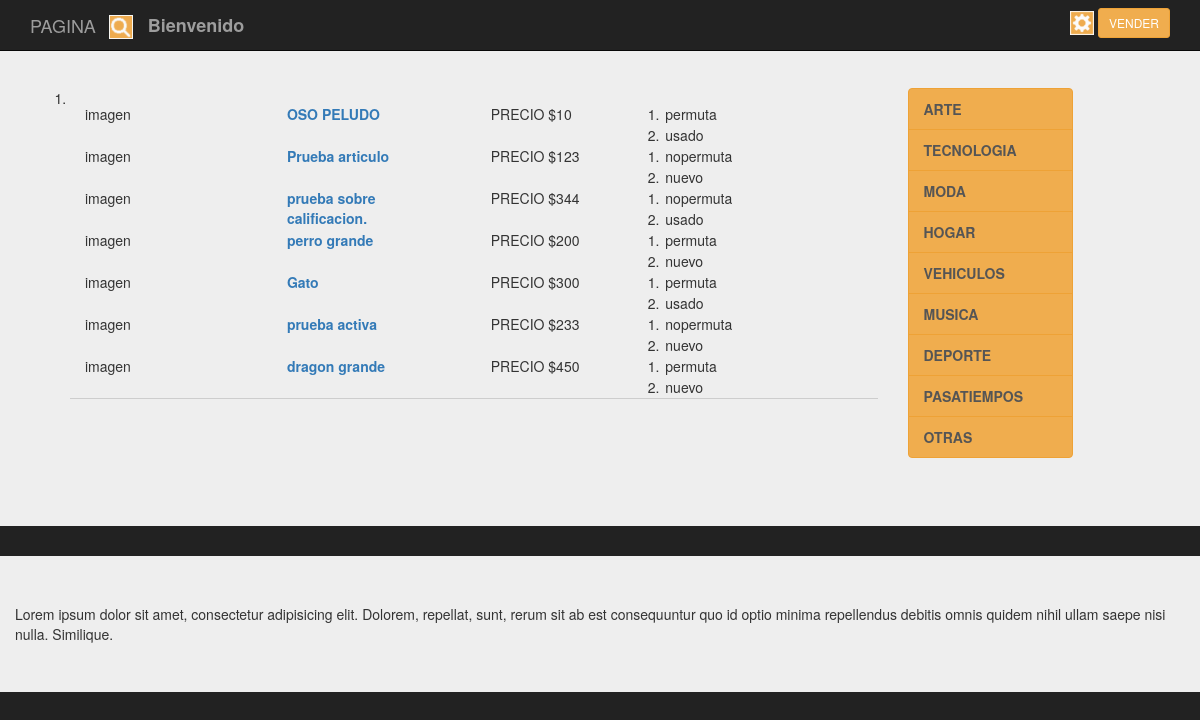
/Prueba/Presentacion/search.php, run on the app's committed database.
### tables this page shows
CREATE TABLE `publicacion` (
  `id_pub` int(11) NOT NULL,
  `id_usup` int(11) NOT NULL,
  `nom_pub` varchar(40) DEFAULT NULL,
  `precio_pub` int(11) DEFAULT NULL,
  `stock_pub` int(11) DEFAULT NULL,
  `descripcion_pub` varchar(400) DEFAULT NULL,
  `img01_pub` varchar(20) DEFAULT NULL,
  `img02_pub` varchar(20) NOT NULL,
  `img03_pub` varchar(20) NOT NULL,
  `nuevo_pub` varchar(20) DEFAULT NULL,
  `fecha_pub` date DEFAULT NULL,
  `acepta_permuta_pub` varchar(20) DEFAULT NULL,
  `categoria_pub` varchar(20) DEFAULT NULL,
  `denuncia_pub` tinyint(1) DEFAULT NULL,
  `activa` varchar(20) NOT NULL
);

### Prueba/clases/Publicacion.class.php (called while the page is built, shortened)
<?php
require_once('../persistencia/PersistenciaPublicacion.class.php');
class Publicacion
{
    public function consultaTodos($conex)
    {
      $pu=new PersistenciaPublicacion;
      $datos= $pu->consTodos($conex);
      return $datos;
    }
}
?>

### Prueba/persistencia/PersistenciaPublicacion.class.php (called while the page is built, shortened)
<?php
class PersistenciaPublicacion
{
   public function consTodos( $conex)
   {
        $sql = "select * from publicacion,usuario where id_usu= id_usup and activa='si' order by premium DESC";
        $result = $conex->prepare($sql);
		$result->execute();
		$resultados=$result->fetchAll();
       return $resultados;
    }
 }
?>

### Prueba/Presentacion/search.php (the view, shortened to what this page needs)
<?php
require_once('../clases/Publicacion.class.php');
?>
<!doctype html>
<html lang="en">
<head>
<link rel="stylesheet" href="https://maxcdn.bootstrapcdn.com/bootstrap/3.3.7/css/bootstrap.min.css">
<link rel="stylesheet" href="../css/estilos.css">
	</head>
<body>
		<div class="container">
			<nav class="navbar navbar-inverse navbar-fixed-top">
				  <div class="container">
					<div class="navbar-header">
					  <a class="navbar-brand" href="#">PAGINA</a>
					  <div class="navbar-brand">
							<form class="forma-busqueda cf" action="/search.php" method="post">
								<input name="keywords" id="search_box" type="text" placeholder="" >
							</form>
					  </div>
					</div>
					<div id="navbar" class="navbar-collapse collapse">
					<div class="navbar-brand"><label>Bienvenido <?php echo $_SESSION["LOGIN"];?></label></div>
					  <form class="navbar-form navbar-right">
							<div class="dropdown">
								<a href="#" class="dropdown-toggle" data-toggle="dropdown" data-hover="dropdown">
								<img src="../images/engine-icon.png" alt="">
								</a>
								<a href="venta.php" class="btn btn-warning btn-sm">VENDER</a>
							</div>
					  </form>
					</div>
				  </div>
			</nav>
		</div>
		<div class="jumbotron">
			<div class="container">
				<section class="main row">
					<div class="col-md-9">
					<ol class="pre-scrollable">
						<li class="intem-resultado">
							<div class="container">
								<div class="row">
									<?php
										$conex = conectar();
										$d = new Publicacion();
										$datos_d=$d->consultaTodos($conex);
										$cuenta=count($datos_d);
									?>
									<?php
										for ($i=0;$i<$cuenta;$i++)
										{
										?>
											<div class="col-md-3">
											imagen
											</div>
											<div class="col-md-3">
											<strong>
												<a href="#" value="<?php echo $datos_d[$i][0]?>"  ><?php echo $datos_d[$i][2]?></a>
											</strong>
											</div>
											<div class="col-md-2">
												<strong>
												<option value="<?php echo $datos_d[$i][0]?>"  >PRECIO $<?php echo $datos_d[$i][3]?></option>
												</strong>
											</div>
											<div class="col-md-4">
												<ol>
													<li><option value="<?php echo $datos_d[$i][0]?>"  ><?php echo $datos_d[$i][11]?></option></li>
													<li><option value="<?php echo $datos_d[$i][0]?>"  ><?php echo $datos_d[$i][9]?></option></li>
												</ol>
											</div>
								<?php
								}
								?>
								</div>
							</div>
						</li>
					</ol>
					</div>
					<div>
						<div class="col-xs-6 col-sm-3 col-md-2 sidebar-offcanvas aling-left" id="sidebar">
						  <div class="list-group"><b>
						 	<a href="#" class="list-group-item">ARTE</a>
							<a href="#" class="list-group-item">TECNOLOGIA</a>
							<a href="#" class="list-group-item">MODA</a>
							<a href="#" class="list-group-item">HOGAR</a>
							<a href="#" class="list-group-item">VEHICULOS</a>
							<a href="#" class="list-group-item">MUSICA</a>
							<a href="#" class="list-group-item">DEPORTE</a>
							<a href="#" class="list-group-item">PASATIEMPOS</a>
							<a href="#" class="list-group-item">OTRAS</a>
							</b>
						  </div>
						</div>
					</div>
				</section>
			</div>
		</div>
		<div class="jumbotron">
		<div class="container">
			<div class="row">
			Lorem ipsum dolor sit amet, consectetur adipisicing elit. Dolorem, repellat, sunt, rerum sit ab est consequuntur quo id optio minima repellendus debitis omnis quidem nihil ullam saepe nisi nulla. Similique.
				</div>
		</div>
</body>
</html>

### Prueba/Css/estilos.css (style rules this page uses)
body { padding-top: 40px; padding-bottom: 40px; background-color: #222; }
.list-group-item { color: #fff; background-color: #f0ad4e; border-color: #eea236 }
.intem-resultado { border-bottom: 1px solid #cdcdcd; }
.forma-busqueda { margin-left: -2px; }
.forma-busqueda input { color: transparent; width: 24px; height: 24px; float: left; border: 0; background: #007ABE url(../images/search-icon.png) no-repeat center; -webkit-transition:all 0.5s linear; -o-transition:all 0.5s linear; -moz-transition:all 0.5s linear; -ms-transition:all 0.5s linear; transition:all 0.5s linear; }

### data on the page
publicacion: $datos_d[$i][0] 12 (drawn), nom_pub "OSO PELUDO"
publicacion: $datos_d[$i][0] 14 (drawn), nom_pub "Prueba articulo"
publicacion: $datos_d[$i][0] 17 (drawn), nom_pub "prueba sobre calificacion."
publicacion: $datos_d[$i][0] 9 (drawn), nom_pub "perro grande"
publicacion: $datos_d[$i][0] 10 (drawn), nom_pub "Gato"
publicacion: $datos_d[$i][0] 16 (drawn), nom_pub "prueba activa"
publicacion: $datos_d[$i][0] 11 (drawn), nom_pub "dragon grande"
